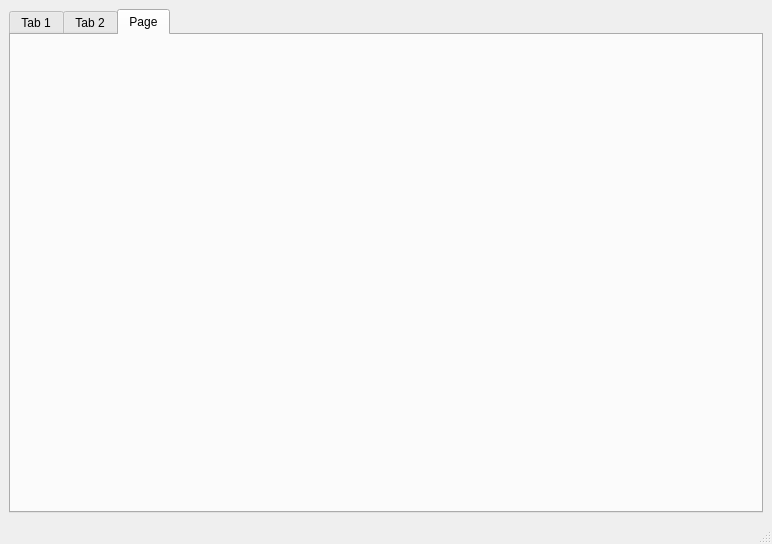
<?xml version="1.0" encoding="UTF-8"?>
<ui version="4.0">
 <class>MainWindow</class>
 <widget class="QMainWindow" name="MainWindow">
  <property name="geometry">
   <rect>
    <x>0</x>
    <y>0</y>
    <width>772</width>
    <height>544</height>
   </rect>
  </property>
  <property name="windowTitle">
   <string>MainWindow</string>
  </property>
  <widget class="QWidget" name="centralwidget">
   <layout class="QVBoxLayout" name="verticalLayout">
    <item>
     <widget class="QTabWidget" name="tabWidget">
      <property name="currentIndex">
       <number>2</number>
      </property>
      <widget class="QWidget" name="control_tab">
       <attribute name="title">
        <string>Tab 1</string>
       </attribute>
       <layout class="QHBoxLayout" name="horizontalLayout">
        <item>
         <widget class="QGroupBox" name="control_groupbox">
          <property name="title">
           <string>Controls</string>
          </property>
         </widget>
        </item>
       </layout>
      </widget>
      <widget class="QWidget" name="plot_tab">
       <attribute name="title">
        <string>Tab 2</string>
       </attribute>
       <layout class="QHBoxLayout" name="horizontalLayout_2">
        <item>
         <layout class="QHBoxLayout" name="battery_plot_layout"/>
        </item>
       </layout>
      </widget>
      <widget class="QWidget" name="inverter_plot_tab">
       <attribute name="title">
        <string>Page</string>
       </attribute>
       <layout class="QHBoxLayout" name="horizontalLayout_4">
        <item>
         <layout class="QHBoxLayout" name="inverter_plot_layout"/>
        </item>
       </layout>
      </widget>
     </widget>
    </item>
   </layout>
  </widget>
  <widget class="QMenuBar" name="menubar">
   <property name="geometry">
    <rect>
     <x>0</x>
     <y>0</y>
     <width>772</width>
     <height>22</height>
    </rect>
   </property>
  </widget>
  <widget class="QStatusBar" name="statusbar"/>
 </widget>
 <resources/>
 <connections/>
</ui>
